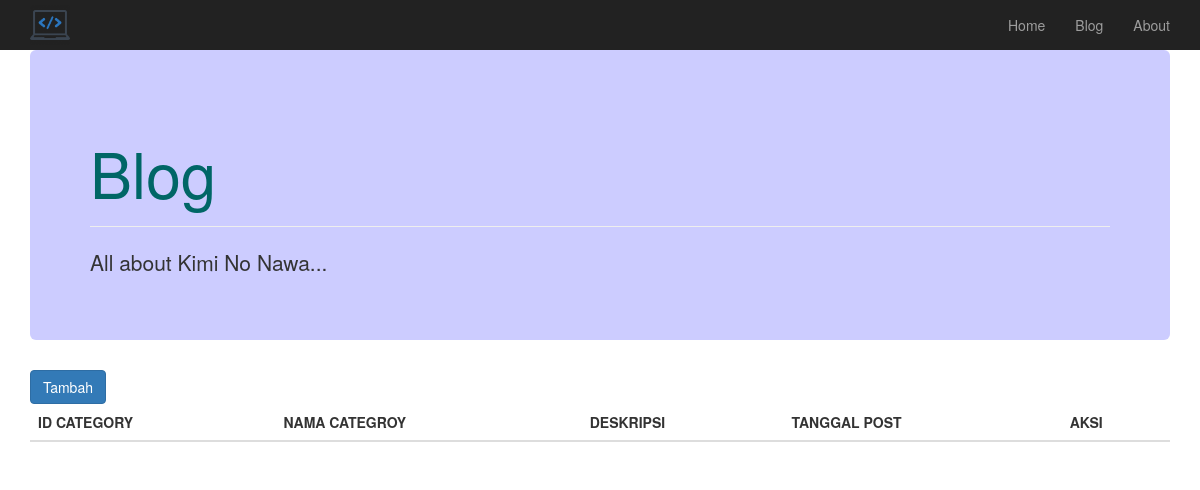
Page /index.php/category on the earlier database version.
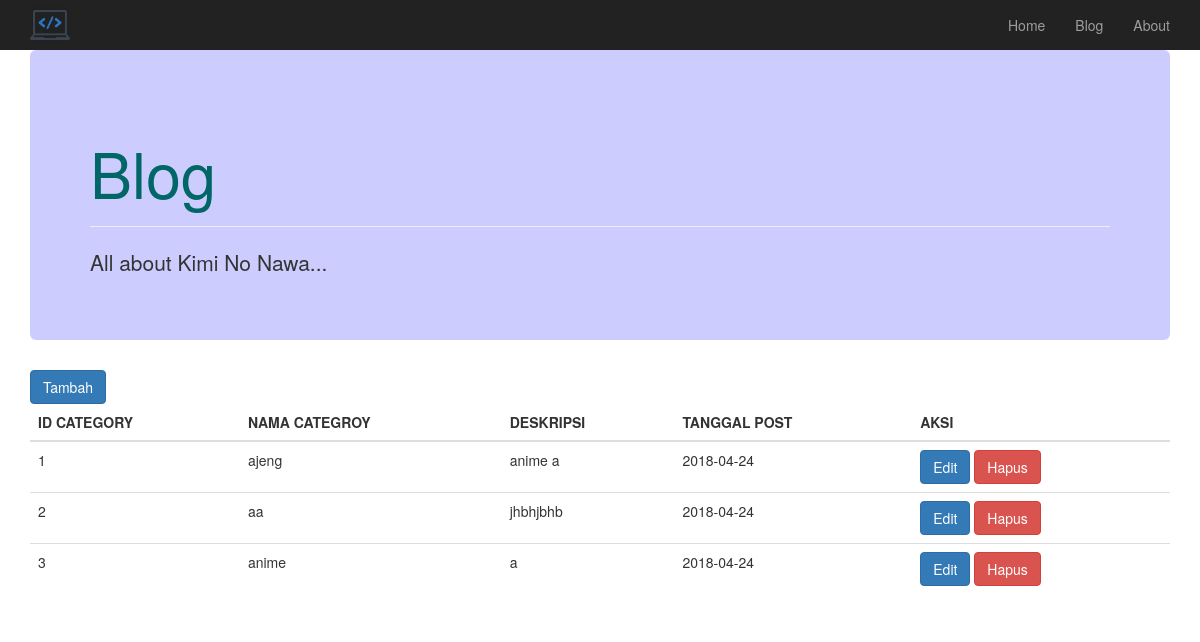
Same page on the later database version.
### tables this page shows
CREATE TABLE `category` (
  `id` int(11) NOT NULL,
  `cat_name` varchar(30) NOT NULL,
  `cat_description` varchar(255) NOT NULL,
  `date_created` date NOT NULL
);

### application/controllers/Category.php (called while the page is built, shortened)
<?php
class Category extends CI_Controller {
	public function __construct()
	{
		$this->load->model('categoryModel');
	}
	public function index()
	{
		$data['categories'] = $this->categoryModel->get_all_categories();
		$this->load->view('select_category', $data);
	}
}

### index.php (called while the page is built, shortened)
<?php
require_once BASEPATH.'core/CodeIgniter.php';

### application/models/CategoryModel.php (called while the page is built, shortened)
<?php
class CategoryModel extends CI_Model {
	public function get_all_categories()
    {
        $query = $this->db->get('category');
        return $query->result();
    }
}

### application/views/select_category.php (the view)
<?php $this->load->view('template/header'); ?>
<div class="container">
	<div class="jumbotron" style="background-color:#CCF;">
		<div class="page-header" style="color:#066;</h3>">
			<h1>Blog</h1>
		</div>
		<p>All about Kimi No Nawa...</p>
	</div>
</div>
<div class="container">
	<a href="category/tambah" class="btn btn-primary">Tambah</a>
</div>
<div class="container">
	<div class="row">
    <div class="col-sm-12">
        <div class="white-box">
            <div class="table-responsive">
                <table class="table" id="myTable">
                    <thead>
                        <tr>
                            <th>ID CATEGORY</th>
                            <th>NAMA CATEGROY</th>
                            <th>DESKRIPSI</th>
                            <th>TANGGAL POST</th>
                            <th>AKSI</th>
                        </tr>
                    </thead>
                    <tbody>
                        <?php foreach ($categories as $key): ?>
                        <tr>
                            <td><?php echo $key->id; ?></td>
                            <td><?php echo $key->cat_name; ?></td>
                            <td><?php echo $key->cat_description; ?></td>
                            <td><?php echo $key->date_created; ?></td>
                            <td>
                            	<a href="category/update_category/<?php echo $key->id ?>" class="btn btn-primary">Edit</a>
								<a href="category/delete_category/<?php echo $key->id ?>" class="btn btn-danger">Hapus</a>
							</td>
                        </tr>
                        <?php endforeach ?>
                    </tbody>
                </table>
            </div>
        </div>
    </div>
</div>
<?php $this->load->view('template/footer'); ?>

### application/views/template/header.php (shortened to what this page needs)
<!DOCTYPE html>
<html lang="">
	<head>
		<link rel="stylesheet" href="assets/bootstrap/css/bootstrap.min.css">
	</head>
	<body>
		<nav class="navbar-inverse navbar-default" role="navigation">
			<div class="container-fluid">
				<div class="navbar-header">
					<a class="navbar-brand" href="home"><img class="img-responsive" alt="Coding" src="assets/img/logo1.png" width="40" height="40" style="margin-top: -10px;"></a>
				</div>
				<div class="collapse navbar-collapse navbar-ex1-collapse">
					<ul class="nav navbar-nav navbar-right">
						<li><a href="home">Home</a></li>
						<li><a href="blog">Blog</a></li>
						<li><a href="about">About</a></li>
					</ul>
				</div>
			</div>
		</nav>

### application/views/template/footer.php (shortened to what this page needs)
</body>
</html>

Differences in the rows shown:
added category: id "1", cat_name "ajeng", cat_description "anime a", date_created "2018-04-24"
added category: id "2", cat_name "aa", cat_description "jhbhjbhb", date_created "2018-04-24"
added category: id "3", cat_name "anime", cat_description "a", date_created "2018-04-24"
